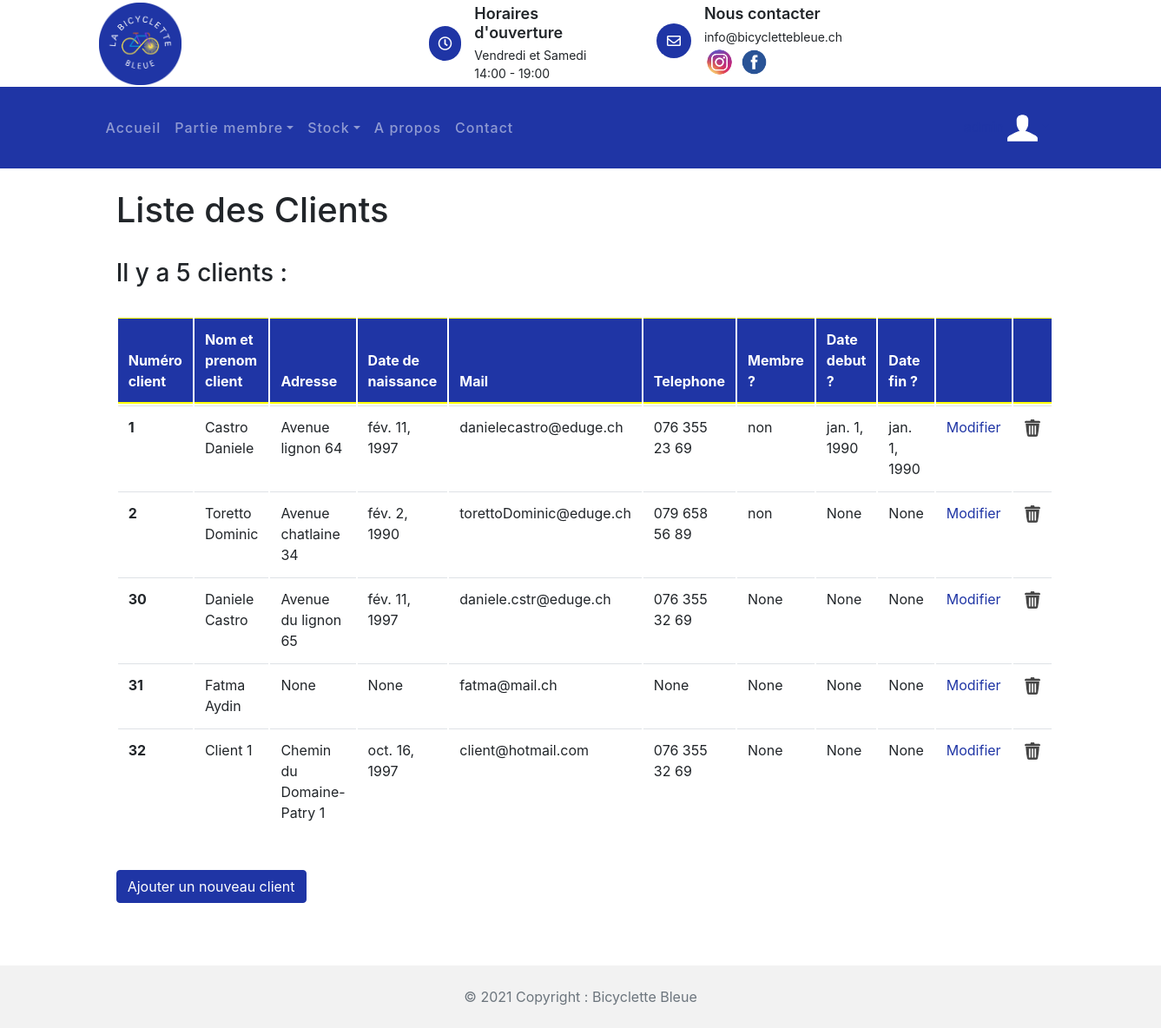
/client/ (signed in), run on an earlier commit of the app's database.
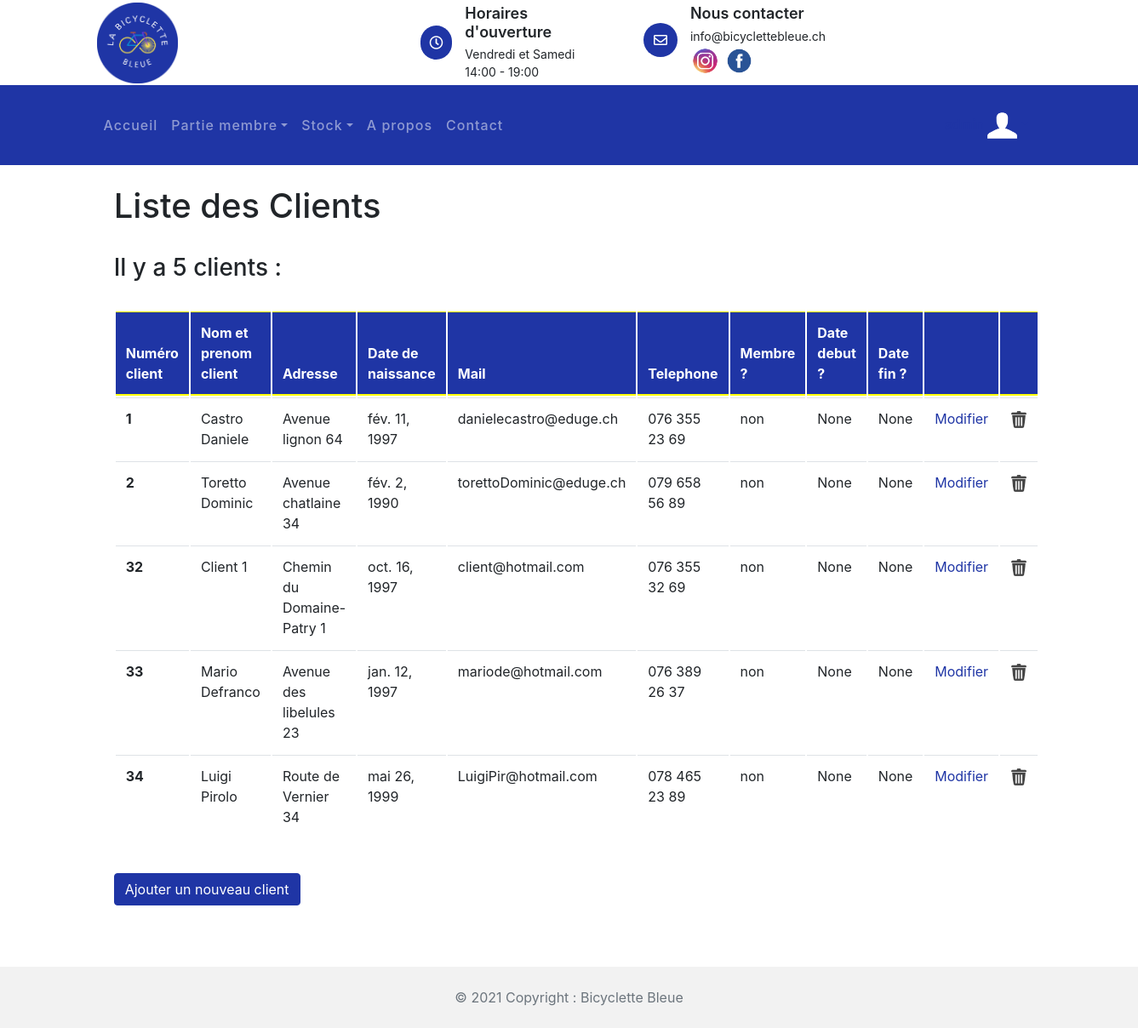
And on a later commit of the database.
### statistique/models.py (models this page shows, shortened)
class Client(models.Model):
    cli_id = models.AutoField(db_column='CLI_ID', primary_key=True)  # Field name made lowercase.
    cli_nom = models.CharField(db_column='CLI_NOM', blank=True, null=True, max_length=100)  # Field name made lowercase.
    cli_prenom = models.CharField(db_column='CLI_PRENOM', blank=True, null=True, max_length=100)  # Field name made lowercase.
    cli_adresseposte = models.CharField(db_column='CLI_ADRESSEPOSTE', blank=True, null=True, max_length=100)  # Field name made lowercase.
    cli_date_naissance = models.DateField()  # Field name made lowercase.
    cli_mail = models.CharField(db_column='CLI_MAIL', blank=True, null=True, max_length=100)  # Field name made lowercase.
    cli_tel = models.CharField(db_column='CLI_TEl', blank=True, null=True, max_length=100)  # Field name made lowercase.
    cli_membre = models.CharField(db_column='CLI_MEMBRE', blank=True, null=True, max_length=100)  # Field name made lowercase.
    cli_date_debut = models.DateField()  # Field name made lowercase.
    cli_date_fin = models.DateField()  # Field name made lowercase.
    class Meta:
        managed = False
        db_table = 'Client'

### client/views.py (the view)
# urls.py: path('client/',include('client.urls')),
@login_required(login_url='/compte/login')
def client(request):
    client = Client.objects.all()
    client_number = client.count()
    messageNbClient = f'{client_number} clients :'
    if client_number == 1:
        messageNbClient = f'{client_number} client :'
    context = {
        'client' : client,
        'messageNbClient' : messageNbClient,
    }
    return render(request, 'client/client.html', context)

### client/templates/client/client.html
{% extends 'template_base.html' %}
{% load static %}
{% block contenu %}
        <link href="{% static 'css/bootstrap.min.css' %}" rel="stylesheet">
        <link href="{% static 'lib/flaticon/font/flaticon.css' %}" rel="stylesheet">
        <link href="{% static 'lib/animate/animate.min.css' %}" rel="stylesheet">
        <link href="{% static 'lib/owlcarousel/assets/owl.carousel.min.css' %}" rel="stylesheet">
    <br>
<h1 style="margin-left: 10%">Liste des Clients</h1>
    <br>
    <h3 style="margin-left: 10%">Il y a {{ messageNbClient }}</h3>
<br>
 <table class="table">
  <thead class="thead-dark">
    <tr>
      <th scope="col" >Numéro client</th>
      <th scope="col">Nom et prenom client</th>
      <th scope="col">Adresse</th>
      <th scope="col">Date de naissance</th>
      <th scope="col">Mail</th>
      <th scope="col">Telephone</th>
      <th scope="col">Membre ?</th>
      <th scope="col">Date debut ?</th>
      <th scope="col">Date fin ?</th>
      <th scope="col"></th>
      <th scope="col"></th>
    </tr>
  </thead>
  <tbody>
  {% for client in client %}
    <tr>
      <th  scope="row">{{client.cli_id}}</th>
      <td><a>{{client.cli_nom}} {{client.cli_prenom}}</a></td>
      <td>{{client.cli_adresseposte}}</td>
      <td>{{client.cli_date_naissance}}</td>
      <td>{{client.cli_mail}}</td>
      <td>{{client.cli_tel}}</td>
      <td>{{client.cli_membre}}</td>
      <td>{{client.cli_date_debut}}</td>
      <td>{{client.cli_date_fin}}</td>
      <td><a href="{% url 'client:modifierClient'  client.cli_id%}">Modifier</a></td>
      <td><a href="{% url 'client:supprimerClient' client.cli_id%}"><img class="imagePoubelle" src="{% static 'img/poubelle.png' %}" alt="Image"></a></td>
    </tr>
  {% endfor %}
  </tbody>
</table>
<br>
<a href="{% url 'client:nouveauClient' %}" class="btn btn-primary" role="button" aria-pressed="true" style="margin-left: 10%">Ajouter un nouveau client</a>
<br>
{% endblock %}

### templates/template_base.html (shortened to what this page needs)
{% load static %}
<!DOCTYPE html>
<html lang="en">
    <head>
        <link rel="stylesheet" type="text/css" href="{% static 'css/bootstrap.min.css' %}">
        <link href="https://cdnjs.cloudflare.com/ajax/libs/font-awesome/5.10.0/css/all.min.css" rel="stylesheet">
        <link rel="stylesheet" type="text/css" href="{% static 'css/style.css' %}">
    </head>
    <body>
        <div class="top-bar">
            <div class="container">
                <div class="row align-items-center">
                    <div class="col-lg-4 col-md-12">
                        <div class="logo">
                            <a href="{% url 'accueil:index' %}">
                                <img src="{% static 'img/logo.png' %}" alt="Image">
                            </a>
                        </div>
                    </div>
                    <div class="col-lg-8 col-md-7 d-none d-lg-block">
                        <div class="row">
                            <div class="col-4">
                                <div class="top-bar-item">
                                    <div class="top-bar-icon">
                                        <i class="far fa-clock"></i>
                                    </div>
                                    <div class="top-bar-text">
                                        <h3>Horaires d'ouverture</h3>
                                        <p>Vendredi et Samedi</p>
                                        <p>14:00 - 19:00</p>
                                    </div>
                                </div>
                            </div>
                            <div class="col-4">
                                <div class="top-bar-item">
                                    <div class="top-bar-icon">
                                        <i class="far fa-envelope"></i>
                                    </div>
                                    <div class="top-bar-text">
                                        <h3>Nous contacter</h3>
                                        <p>info@bicyclettebleue.ch</p>
                                        <a href="https://www.instagram.com/bicyclette_bleue/"><img src="{% static 'img/instagram.png' %}" alt="Image" style="width: 35px; height: 35px"></a>
                                        <a href="https://www.facebook.com/bicyclettebleuegeneve/"><img src="{% static 'img/facebook.png' %}" alt="Image" style="width: 37px; height: 37px"></a>
                                    </div>
                                </div>
                            </div>
                        </div>
                    </div>
                </div>
            </div>
        </div>
        <div class="nav-bar">
            <div class="container">
                <nav class="navbar navbar-expand-lg bg-dark navbar-dark">
                    <div class="collapse navbar-collapse justify-content-between" id="navbarCollapse">
                        <div class="navbar-nav mr-auto">
                            <a href="{% url 'accueil:index' %}" class="nav-item nav-link">Accueil</a>
                            {% if user.is_authenticated and not user.is_superuser%}
                            <div class="nav-item dropdown">
                                <a href="#" class="nav-link dropdown-toggle" data-toggle="dropdown">Partie client</a>
                                <div class="dropdown-menu">
                                    <a href="{% url 'location:locationClient' request.user.id %}" class="dropdown-item">Mes locations</a>
                                    <a href="{% url 'location:choixVeloClient' %}" class="dropdown-item">Reserver un vélo</a>
                                    <a href="{% url 'compte:monCompte' %}" class="dropdown-item">Mon compte</a>
                                    <a href="{% url 'reparation:indexReparations' %}" class="dropdown-item">Mes réparations</a>
                                </div>
                            </div>
                            {% elif user.is_superuser %}
                            <div class="nav-item dropdown">
                                <a href="#" class="nav-link dropdown-toggle" data-toggle="dropdown">Partie membre</a>
                            </div>
                            <div class="nav-item dropdown">
                                <a href="#" class="nav-link dropdown-toggle" data-toggle="dropdown">Stock</a>
                            </div>
                            {% endif %}
                            <a href="{% url 'accueil:a_propos' %}" class="nav-item nav-link">A propos</a>
                            <a href="{% url 'accueil:contact' %}" class="nav-item nav-link">Contact</a>
                        </div>
                            <div class="nav-item dropdown">
                            {% if user.is_authenticated %}
                                <a href="#" class="nav-link dropdown-toggle" data-toggle="dropdown"> <span>{{request.user}}</span> <img src="{% static 'img/monCompte2.png' %}" alt="Image" style="width: 35px; height: 35px"></a>
                            {% else %}
                                <a class="btn btn-custom" href="{% url 'compte:login' %}">Se connecter</a>
                                <a class="btn btn-custom" href="{% url 'compte:inscription' %}">S'inscrire</a>
                            {% endif %}
                            </div>
                    </div>
                </nav>
            </div>
        </div>
{% block contenu %}{% endblock %}
<br><br><br>
<foot class="text-center text-lg-start bg-light text-muted">
  <div class="text-center p-4" style="background-color: rgba(0, 0, 0, 0.05);">
    © 2021 Copyright :
    <a class="text-reset fw-bold">Bicyclette Bleue</a>
  </div>
</foot>
    </body>
</html>

### accueil/static/css/style.css (style rules this page uses)
table { border-collapse: separate; }
.imagePoubelle { width: 20px; height: 20px; }
.table { height: 100px; width: 80%; padding-left: 10%; padding-right: 10%; border-collapse: separate ; }
body { color: #444444; font-weight: 400; background: #ffffff; font-family: 'Barlow', sans-serif; }
h1, h2, h3, h4, h5, h6 { color: #1F35A5; }
a { color: #1F35A5; transition: .3s; }
.top-bar { position: relative; height: 100px; display: flex; align-items: center; background: #ffffff; }
.top-bar .logo { text-align: left; overflow: hidden; }
.top-bar .logo img { max-width: 100%; max-height: 95px; }
.top-bar .top-bar-item { display: flex; align-items: center; justify-content: flex-end; }
.top-bar .top-bar-icon { width: 40px; height: 40px; display: flex; align-items: center; justify-content: center; background: #1F35A5; border-radius: 40px; }
.top-bar .top-bar-icon i { margin: 0; color: #ffffff; font-size: 16px; }
.top-bar .top-bar-text { padding-left: 15px; }
.top-bar .top-bar-text h3 { margin: 0 0 5px 0; font-size: 18px; font-weight: 600; }
.top-bar .top-bar-text p { margin: 0; font-size: 14px; font-weight: 400; }
.nav-bar { position: relative; background: #1F35A5; }
.nav-bar .navbar { padding: 20px 0; background: #1F35A5 !important; transition: .3s; }
.navbar-dark .navbar-nav .nav-link, .navbar-dark .navbar-nav .nav-link:focus, .navbar-dark .navbar-nav .nav-link:hover, .navbar-dark .navbar-nav .nav-link.active { color: #ffffff; padding: 15px; font-weight: 500; letter-spacing: 1px; }

What changed in the data, as far as the page shows it:
removed Client: cli_id "30", cli_nom "Daniele", cli_prenom "Castro", cli_adresseposte "Avenue du lignon 65", cli_date_naissance "fév. 11, 1997", cli_mail "daniele.cstr@eduge.ch", cli_tel "076 355 32 69", cli_membre "None", cli_date_debut "None", cli_date_fin "None"
removed Client: cli_id "31", cli_nom "Fatma", cli_prenom "Aydin", cli_adresseposte "None", cli_date_naissance "None", cli_mail "fatma@mail.ch", cli_tel "None", cli_membre "None", cli_date_debut "None", cli_date_fin "None"
changed Client "Castro": cli_date_debut "jan. 1, 1990" → "None"; cli_date_fin "jan. 1, 1990" → "None"
changed Client "Client": cli_membre "None" → "non"
added Client: cli_id "33", cli_nom "Mario", cli_prenom "Defranco", cli_adresseposte "Avenue des libelules 23", cli_date_naissance "jan. 12, 1997", cli_mail "mariode@hotmail.com", cli_tel "076 389 26 37", cli_membre "non", cli_date_debut "None", cli_date_fin "None"
added Client: cli_id "34", cli_nom "Luigi", cli_prenom "Pirolo", cli_adresseposte "Route de Vernier 34", cli_date_naissance "mai 26, 1999", cli_mail "LuigiPir@hotmail.com", cli_tel "078 465 23 89", cli_membre "non", cli_date_debut "None", cli_date_fin "None"
